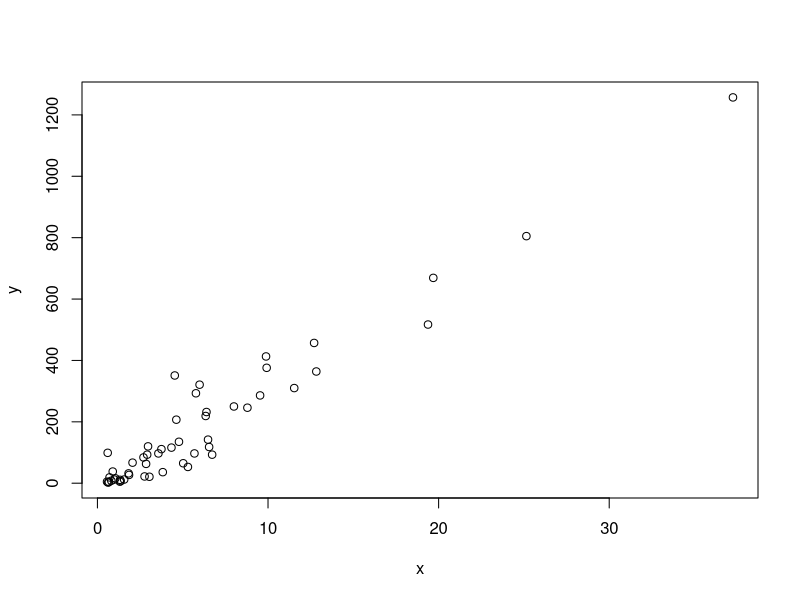
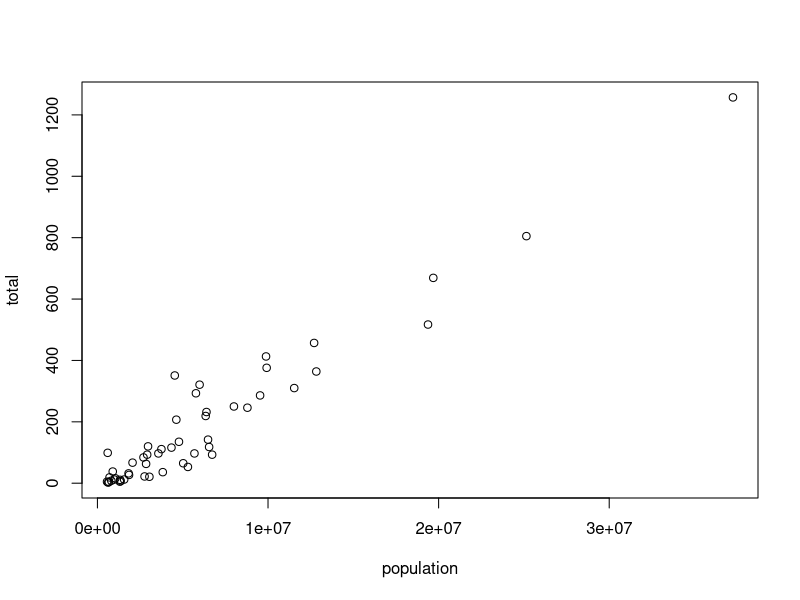
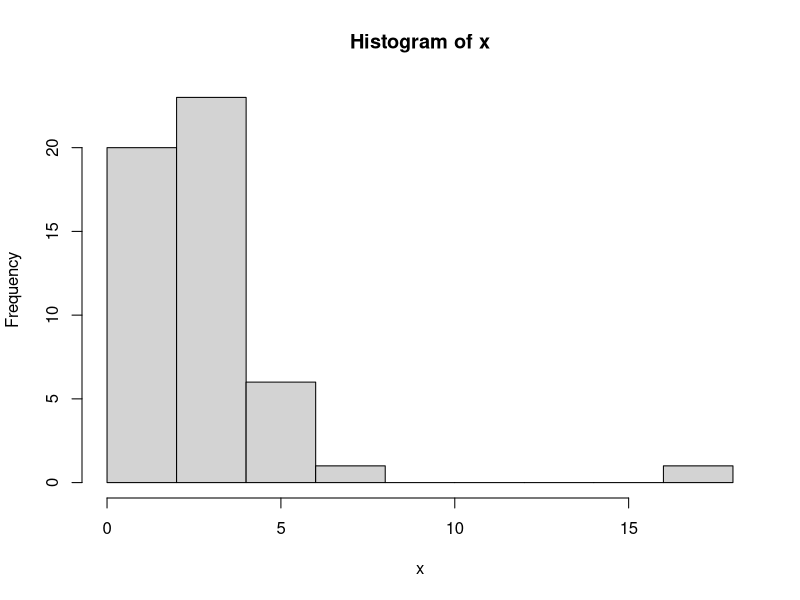
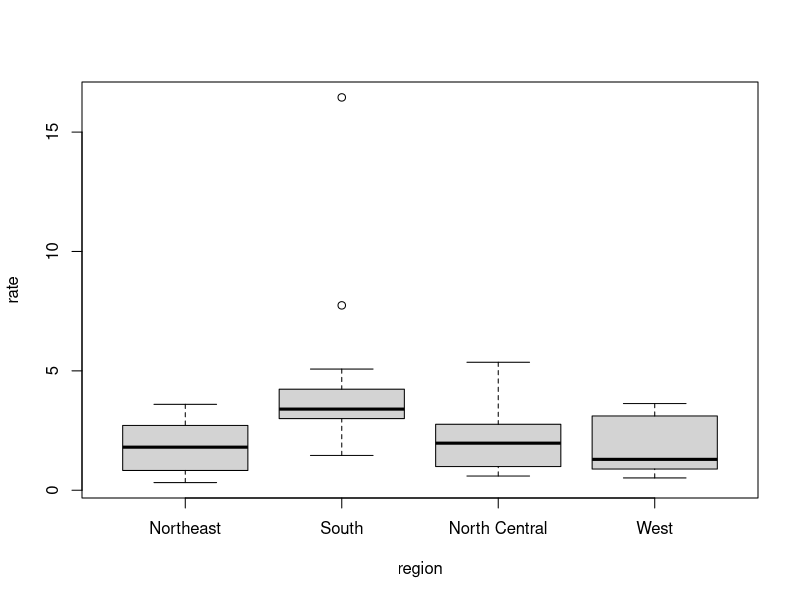
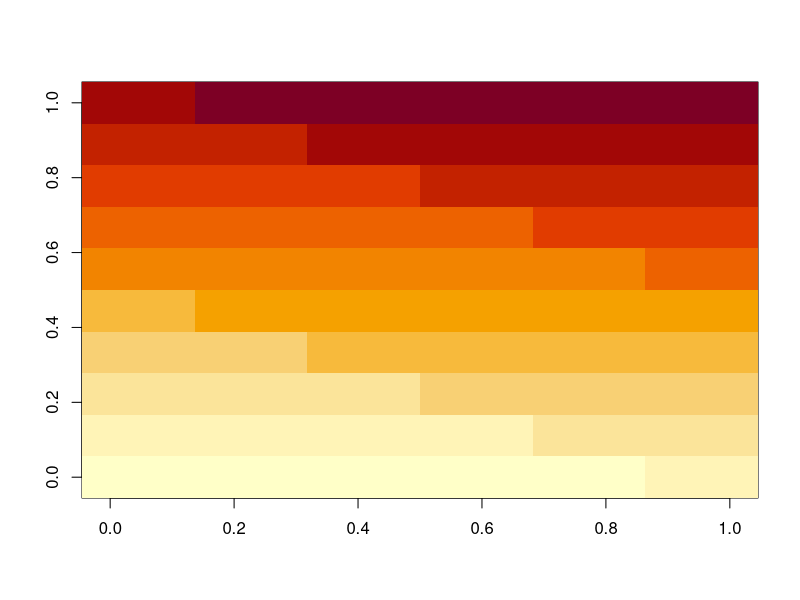
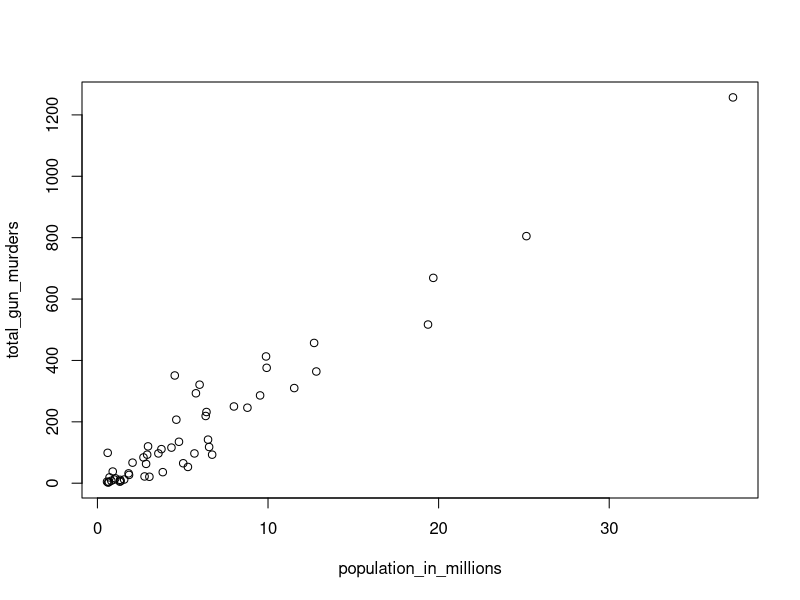
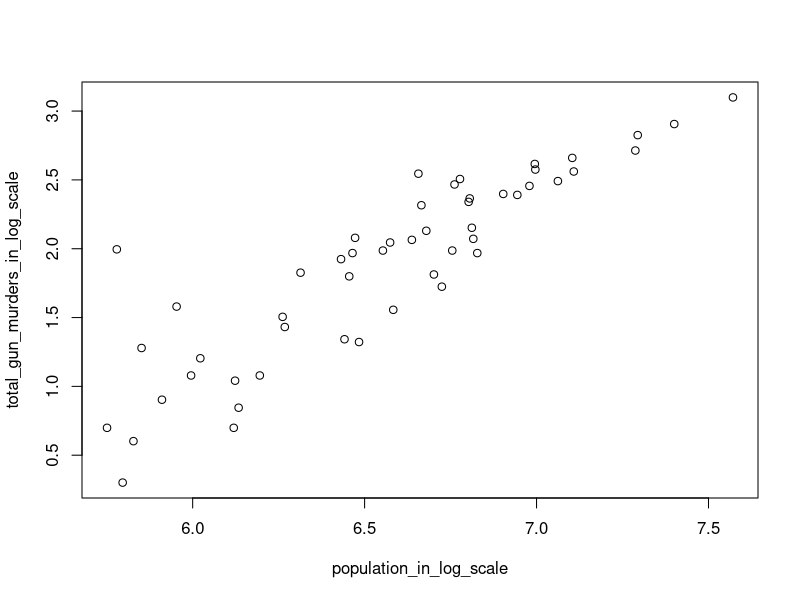
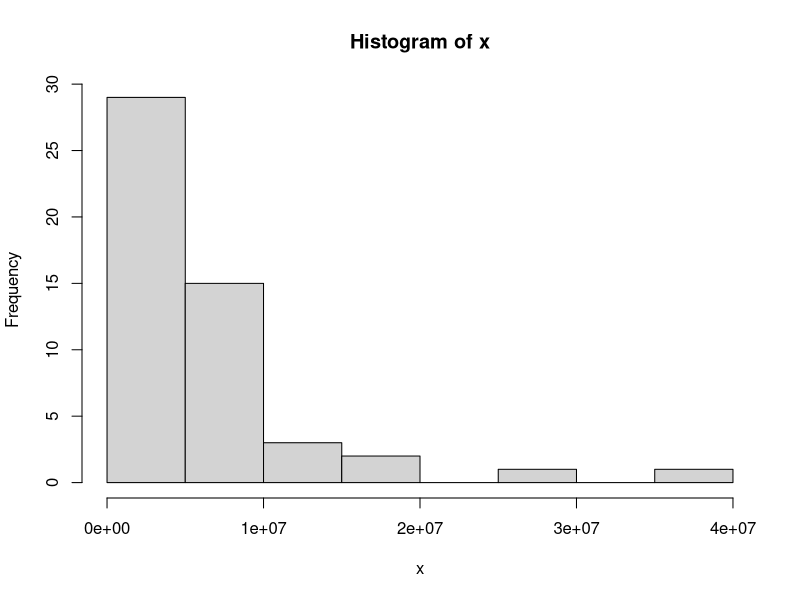

Generate these figures, in order, with R:
## ---- chunk 1
x <- c(1, "canada", 3)
## ---- chunk 2
x
class(x)
## ---- chunk 3
x <- 1:5
y <- as.character(x)
y
## ---- chunk 4
as.numeric(y)

## ---- chunk 5
x <- c("1","b","3")
as.numeric(x)
## ---- chunk 6
temp <- c(35,88,42,84,81,30)
## ---- chunk 7
city <- c("Beijing","Lagos","Paris","Rio de Jaeniro"," San Juan","Toronto")
## ---- chunk 8
names(temp) <- city
temp
## ---- chunk 9
temp[1:3]
## ---- chunk 10
temp[3]
temp[5]
## ---- chunk 11
12:73
## ---- chunk 12
var <- 1:100
c(var[var%%2==1])
## ---- chunk 13
length(seq(6,55,4/7))
## ---- chunk 14
a <- seq(1,10,0.5)
class(a)
## ---- chunk 15
a <- seq(1,10)
class(a)
## ---- chunk 16
a <- 1
class(a)
b <- 1L
class(b)
## ---- chunk 17
x <- c("1","3","5")

## ---- chunk 18
y <- as.integer(x)
class(y)
## ---- chunk 19
library(dslabs)
data(murders)
sort(murders$total)
## ---- chunk 20
x <- c(31,4,15,92,65)
sort(x)
## ---- chunk 21
index <- order(x)
x[index]
## ---- chunk 22
x
order(x)
## ---- chunk 23
murders$state[1:6]
murders$abb[1:6]
## ---- chunk 24
ind <- order(murders$total)
murders$abb[ind]
## ---- chunk 25
max(murders$total)
## ---- chunk 26
i_max <- which.max(murders$total)
murders$state[i_max]
## ---- chunk 27
x <- c(31,4,15,92,65)
rank(x)
## ---- chunk 28
x <- c(1,2,3)
y <- c(10,20,30,40,50,60,70)
x+y
## ---- chunk 29
library(dslabs)
data("murders")
## ---- chunk 30
pop <- murders$population
sort(pop)[1]

## ---- chunk 31
index <- order(pop)
index[1]
## ---- chunk 32
which.min(pop)
## ---- chunk 33
states <- murders$state
states[51]
## ---- chunk 34
temp <- c(35,88,42,84,81,30)
city <- c("Beijing", "Lagos", "Paris", "Rio de Janeiro", "San Juan", "Toronto")
city_temps <- data.frame(name = city, temperature = temp)
## ---- chunk 35
ranks <- rank(pop)
my_df <- data.frame(states, ranks)
my_df
## ---- chunk 36
ind <- order(pop)
my_df <- data.frame(states = states[ind], ranks = ranks[ind])
my_df
## ---- chunk 37
data("na_example")
str(na_example)
## ---- chunk 38
mean(na_example)
## ---- chunk 39
#ind는 NA를 logical한 vector로 변환
ind <- is.na(na_example)
ind
#sum은 logical의 경우 TRUE=1, FALSE=0으로 계산함. in.na는 NA일 경우 TRUE로 변환하므로 이를 더한 개수가 곧 NA 개수.
sum(ind)
## ---- chunk 40
#NA 제거한 벡터를 example로 지정
example <- na_example[!ind]
mean(example)
## ---- chunk 41
library(dslabs)
data("murders")
murders$state[which.max(murders$population)]
## ---- chunk 42
inches <- c(69,62,66,70,73,67,73,67,70)
## ---- chunk 43
inches * 2.54
## ---- chunk 44
inches - 69
## ---- chunk 45
murder_rate <- murders$total / murders$population * 100000
## ---- chunk 46
murders$abb[order(murder_rate)]
## ---- chunk 47
temp <- c(35,88,42,84,81,30)
city <- c("Beijing", "Lagos", "Paris", "Rio de Janeiro","San Juan","Toronto")
city_temps <- data.frame(name = city, temperature = temp)
## ---- chunk 48
temp_c <- 5/9 * (temp-32)
city_temps <- data.frame(name = city, temperature = temp_c)
city_temps
## ---- chunk 49
n <- 1:99
x <- 1/(n+1)^2
1+sum(x)
## ---- chunk 50
murders_rate <- murders$total / murders$population * 100000
mean(murders_rate)
## ---- chunk 51
library(dslabs)
data("murders")
## ---- chunk 52
murder_rate <- murders$total / murders$population * 100000
## ---- chunk 53
ind <- murder_rate < 0.71
## ---- chunk 54
ind <- murder_rate <= 0.71
## ---- chunk 55
murders$state[ind]
## ---- chunk 56
sum(ind)
## ---- chunk 57
TRUE & TRUE
TRUE & FALSE
FALSE & FALSE
## ---- chunk 58
west <- murders$region == "West"
safe <- murder_rate <= 1
## ---- chunk 59
ind <- safe & west
murders$state[ind]
## ---- chunk 60
ind <- which(murders$state == "California")
murder_rate[ind]
## ---- chunk 61
ind <- match(c("New York", "Florida", "Texas"), murders$state)
ind

## ---- chunk 62
murder_rate[ind]
## ---- chunk 63
c("Boston","Dakota","Washington") %in% murders$state
## ---- chunk 64
match(c("New York","Florida","Texas"), murders$state)
which(murders$state%in%c("New York","Florida","Texas"))
## ---- chunk 65
library(dslabs)
data(murders)
## ---- chunk 66
murder_rate <- murders$total / murders$population * 100000
low <- murder_rate < 1
low
## ---- chunk 67
low_murder_rate <- which(low)
murder_rate[low_murder_rate]
## ---- chunk 68
states <- murders$state
states[low]
## ---- chunk 69
region <- murders$region
states[region == 'Northeast' & low]
## ---- chunk 70
average <- mean(murder_rate)
mid <- murder_rate < average
length(states[mid])
## ---- chunk 71
index <-  murders$abb
ind <- match(c("AK","MI","IA"), index)
states[ind]
## ---- chunk 72
c("MA","ME","MI","MO","MU") %in% murders$abb
## ---- chunk 73
ind <- which(!c("MA","ME","MI","MO","MU") %in% murders$abb)
ind
## ---- chunk 74
x <- murders$population / 10^6
y <- murders$total
plot(x,y)
## ---- chunk 75
with(murders, plot(population, total))
## ---- chunk 76
x <- with(murders, total/ population * 100000)
hist(x)
## ---- chunk 77
murders$state[which.max(x)]
## ---- chunk 78
murders$rate <- with(murders, total / population * 100000)
boxplot(rate~region, data = murders)
## ---- chunk 79
x <- matrix(1:120, 12, 10)
image(x)
## ---- chunk 80
library(dslabs)
data(murders)
population_in_millions <- murders$population/10^6
total_gun_murders <- murders$total
plot(population_in_millions, total_gun_murders)

## ---- chunk 81
population_in_log_scale <- log10(murders$population)
total_gun_murders_in_log_scale <- log10(murders$total)
plot(population_in_log_scale, total_gun_murders_in_log_scale)
## ---- chunk 82
x <- with(murders, population)
hist(x)
## ---- chunk 83
boxplot(population/100000~region, data = murders)
